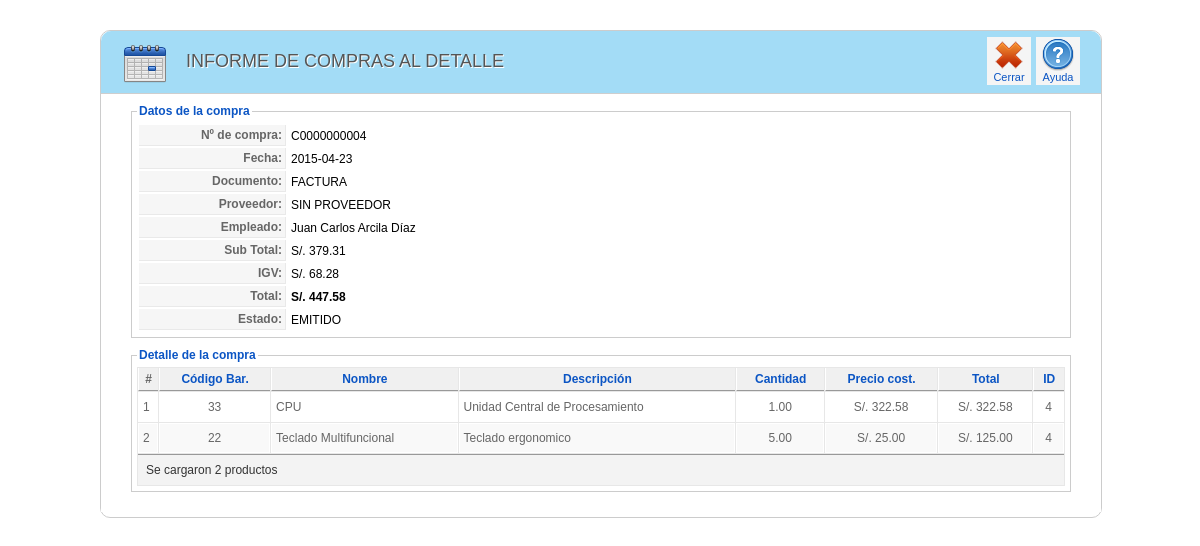
/reportes/reporte_compras/1_rpt_compraporfecha_detalle.php?idcompra=4 (signed in), run on the app's committed database.
### tables this page shows
CREATE TABLE IF NOT EXISTS `compra` (
  `IdCompra` int(11) NOT NULL AUTO_INCREMENT,
  `IdTipoDocumento` int(11) NOT NULL,
  `IdProveedor` int(11) NOT NULL,
  `IdEmpleado` int(11) NOT NULL,
  `Numero` varchar(20) DEFAULT NULL,
  `Fecha` date DEFAULT NULL,
  `SubTotal` decimal(8,2) DEFAULT NULL,
  `Igv` decimal(8,2) DEFAULT NULL,
  `Total` decimal(8,2) DEFAULT NULL,
  `Estado` varchar(30) DEFAULT NULL,
  PRIMARY KEY (`IdCompra`),
  KEY `fk_Compra_Proveedor1_idx` (`IdProveedor`),
  KEY `fk_Compra_Empleado1_idx` (`IdEmpleado`),
  KEY `fk_Compra_TipoDocumento1_idx` (`IdTipoDocumento`)
);

CREATE TABLE IF NOT EXISTS `tipodocumento` (
  `IdTipoDocumento` int(11) NOT NULL AUTO_INCREMENT,
  `Descripcion` varchar(80) NOT NULL,
  PRIMARY KEY (`IdTipoDocumento`)
);

CREATE TABLE IF NOT EXISTS `proveedor` (
  `IdProveedor` int(11) NOT NULL AUTO_INCREMENT,
  `Nombre` varchar(100) NOT NULL,
  `Ruc` varchar(11) DEFAULT NULL,
  `Dni` varchar(8) DEFAULT NULL,
  `Direccion` varchar(100) DEFAULT NULL,
  `Telefono` varchar(10) DEFAULT NULL,
  `Celular` varchar(15) DEFAULT NULL,
  `Email` varchar(80) DEFAULT NULL,
  `Cuenta1` varchar(50) DEFAULT NULL,
  `Cuenta2` varchar(50) DEFAULT NULL,
  `Estado` varchar(30) NOT NULL,
  `Obsv` text,
  PRIMARY KEY (`IdProveedor`)
);

CREATE TABLE IF NOT EXISTS `detallecompra` (
  `IdCompra` int(11) NOT NULL,
  `IdProducto` int(11) NOT NULL,
  `Cantidad` decimal(8,2) NOT NULL,
  `Precio` decimal(8,2) NOT NULL,
  `Total` decimal(8,2) NOT NULL,
  KEY `fk_DetalleCompra_Compra1_idx` (`IdCompra`),
  KEY `fk_DetalleCompra_Producto1_idx` (`IdProducto`)
);

CREATE TABLE IF NOT EXISTS `producto` (
  `IdProducto` int(11) NOT NULL AUTO_INCREMENT,
  `Codigo` varchar(50) DEFAULT NULL,
  `Nombre` varchar(100) NOT NULL,
  `Descripcion` text,
  `Stock` decimal(8,2) DEFAULT NULL,
  `StockMin` decimal(8,2) DEFAULT NULL,
  `PrecioCosto` decimal(8,2) DEFAULT NULL,
  `PrecioVenta` decimal(8,2) DEFAULT NULL,
  `Utilidad` decimal(8,2) DEFAULT NULL,
  `Estado` varchar(30) NOT NULL,
  `Imagen` varchar(100) DEFAULT NULL,
  `IdCategoria` int(11) NOT NULL,
  PRIMARY KEY (`IdProducto`),
  KEY `fk_Producto_Categoria_idx` (`IdCategoria`)
);

### clases/clsCompra.php (called while the page is built, shortened)
<?php
include_once("clsConexion.php");
class clsCompra{
function consultarCompraPorParametro($criterio,$busqueda){
   $con = new clsConexion;
   if($con->conectarse()==true){
     $query = "CALL SP_S_CompraPorParametro('$criterio','$busqueda')";
	 $result = @mysql_query($query);
	 if (!$result)
	   return false;
	 else
	   return $result;
   }
}
}
?>

### clases/clsConexion.php (called while the page is built, shortened)
<?php
class clsConexion{
	 function conectarse() {
		   return true;
	 }
}
?>

### clases/clsDetalleCompra.php (called while the page is built, shortened)
<?php
include_once("clsConexion.php");
class clsDetalleCompra{
 function consultarDetalleCompraPorParametro($criterio,$busqueda){
   $con = new clsConexion;
   if($con->conectarse()==true){
     $query = "CALL SP_S_DetalleCompraPorParametro('$criterio','$busqueda')";
	 $result = @mysql_query($query);
	 if (!$result)
	   return false;
	 else
	   return $result;
   }
 }
}
?>

### reportes/reporte_compras/1_rpt_compraporfecha_detalle.php (the view, shortened to what this page needs)
<html>
<head>
<link href="../../css/general.css" rel="stylesheet" type="text/css">
<link href="../../css/icon.css" rel="stylesheet" type="text/css">
</head>
<body>
<?php
    if(isset($_SESSION["usuario"])){
?>
<?php
include_once("../../clases/clsCompra.php");
$idcompra=$_GET['idcompra'];
$objCompra = new clsCompra;
$result=$objCompra->consultarCompraPorParametro('id',$idcompra);
while($row=@mysql_fetch_array($result)){
		$tipodoc=$row["TipoDocumento"];
		$proveedor=$row["Proveedor"];
		$empleado=$row["Empleado"];
		$numero=$row["Numero"];
		$fecha=$row["Fecha"];
		$subtotal=$row["SubTotal"];
		$igv=$row["Igv"];
		$total=$row["Total"];
		$estado=$row["Estado"];
}
?>
<div class="wrapper">
<div class="block">
    <div class="block_head">
    	<div class="imagen_head"><img src="../../img/header/rpt_compra.png" width="48" height="48"></div>
    	<div class="titulo_head">INFORME DE COMPRAS AL DETALLE</div>
 <div class="toolbar" id="toolbar">
            <table class="toolbar">
            	<tbody>
                	<tr>
                    <td>
                        <a href="1_rpt_compraporfecha.php" class="toolbar">
                        <span class="icon-32-cancelar" title="Cerrar">
                        </span>
                        Cerrar
                        </a>
                    </td>
                    <td>
                        <a href="#" class="toolbar">
                        <span class="icon-32-ayuda" title="Ayuda">
                        </span>
                        Ayuda
                        </a>
                    </td>
                    </tr>
            	</tbody>
            </table>
        </div>
    </div>
    <div class="block_content">
        <fieldset class="adminform">
        <legend>Datos de la compra</legend>
        <table class="admintable">
            <tr>
                <td width="100" class="key">Nº de compra:</td>
                <td><?php echo $numero?></td>
            </tr>
            <tr>
                <td class="key">Fecha:</td>
                <td><?php echo $fecha?></td>
            </tr>
            <tr>
                <td class="key">Documento:</td>
                <td><?php echo $tipodoc?></td>
            </tr>
            <tr>
                <td class="key">Proveedor:</td>
                <td><?php echo $proveedor?></td>
            </tr>
            <tr>
                <td class="key">Empleado:</td>
                <td><?php echo $empleado?></td>
            </tr>
            <tr>
                <td class="key">Sub Total:</td>
                <td><?php echo "S/. ".$subtotal?></td>
            </tr>
            <tr>
                <td class="key">IGV:</td>
                <td><?php echo "S/. ".$igv?></td>
            </tr>
            <tr>
                <td class="key">Total:</td>
                <td><?php echo "<b>S/. ".$total."</b>"?></td>
            </tr>
            <tr>
                <td class="key">Estado:</td>
                <td><?php echo $estado?></td>
            </tr>
        </table>
        </fieldset>
<fieldset class="adminform">
<legend>Detalle de la compra</legend>
<table class="adminlist" cellspacing="1">
<thead>
<tr>
	<th>#</th>
	<th><a href="#">Código Bar.</a></th>
   	<th><a href="#">Nombre</a></th>
   	<th><a href="#">Descripción</a></th>
	<th><a href="#">Cantidad</a></th>
	<th><a href="#">Precio cost.</a></th>
	<th><a href="#">Total</a></th>
	<th><a href="#">ID</a></th>
</tr>
</thead>
<tbody class="adminlist">
<?php
include_once("../../clases/clsDetalleCompra.php");
$objDetalle = new clsDetalleCompra;
$result_det=$objDetalle->consultarDetalleCompraPorParametro('id',$idcompra);
$c=0;
$i=0;
while($row=mysql_fetch_array($result_det)){
	$i=$i+1;
	if ($c==1){
	echo "<tr class='row1'>";
		$c=2;
	}else{
	    	echo "<tr class='row0'>";
		$c=1;
	}
	echo "<td width='10'>".$i."</td>";
	echo "<td align='center'>".$row['Codigo']."</td>";
	echo "<td>".$row['Nombre']."</td>";
	echo "<td>".$row['Descripcion']."</td>";
	echo "<td align='center'>".$row['Cantidad']."</td>";
	echo "<td align='center'>"."S/. ".$row['Precio']."</td>";
	echo "<td align='center'>"."S/. ".$row['Total']."</td>";
	echo "<td align='center'>".$row['IdCompra']."</td>";
	echo "</tr>";
}
?>
</tbody>
		<tfoot>
			<tr>
				<td colspan="13">
               <div align="left" style="padding:4px 0px 4px 4px;"><?php echo "Se cargaron ".$i." productos" ?></div>
                </td>
			</tr>
		</tfoot>
</table>
</fieldset>
</div>
</div>
</div>
<?php
    } else {
        header("Location:../../index.php");
    }
?>
</body>
</html>

### css/general.css (style rules this page uses)
body { margin: 10px; padding: 0; background-image: url(../img/fondo.png); background-repeat: repeat; padding-bottom: 1px; font-size: 11px; }
body, td, th { font-family: Arial, Helvetica, sans-serif; font-size:12px; }
a:link { color: #0B55C4; text-decoration: none; }
fieldset { margin-bottom: 10px; border: 1px #ccc solid; padding: 5px; text-align: left; }
legend { color: #0B55C4; font-size: 12px; font-weight: bold; }
fieldset.adminform { border: 1px solid #ccc; margin: 0 10px 10px 10px; }
table.adminlist { width: 100%; border-spacing: 1px; background-color: #e7e7e7; color: #666; font-size:12px; }
table.adminlist td, table.adminlist th { padding: 4px; }
table.adminlist thead th { text-align: center; background: #f0f0f0; color: #666; border-bottom: 1px solid #999; border-left: 1px solid #fff; }
table.adminlist tbody tr { background-color: #fff; text-align: left; }
table.adminlist tbody tr.row1 { background: #f9f9f9; border-top: 1px solid #fff; }
table.adminlist tbody tr td { height: 30px; background: #fff; border: 1px solid #fff; }
table.adminlist tbody tr.row1 td { background: #f9f9f9; border-top: 1px solid #FFF; }
table.adminlist tfoot tr { text-align: center; color: #333; }
table.adminlist tfoot td, table.adminlist tfoot th { background-color: #f3f3f3; border-top: 1px solid #999; text-align: center; }
table.admintable td { padding: 3px; }
table.admintable td.key, table.admintable td.paramlist_key { background-color: #f6f6f6; text-align: right; width: 140px; color: #666; font-weight: bold; font-size: 12px; border-bottom: 1px solid #e9e9e9; border-right: 1px solid #e9e9e9; }
.block { width:1000px; padding-bottom: 5px; margin-bottom: 25px; clear: both; border-radius: 10px; background-color:#fff; border: solid 1px #CCCCCC; }
.wrapper { width:1000px; margin:0 auto; padding-top: 20px; }
.block .block_content { overflow: hidden; background: #fff; width:960px; border-top: 1px solid #CECECE; padding: 10px 20px 10px; }
.block .block_head { height:62px; background-color: rgba(1, 159, 230, 0.36); -moz-border-radius: 10px 10px 0px 0px; -o-border-radius: 10px 10px 0px 0px; -webkit-border-radius: 10px 10px 0px 0px; -ms-border-radius: 10px 10px 0px 0px; overflow:visible; }
.block .titulo_head { height:25px; width:auto; float:left; font-family: "Titillium999", "Trebuchet MS", Arial, sans-serif; font-size: 18px; font-weight: normal; text-transform: uppercase; color: #555; text-shadow: 1px 1px 0 #fff; margin-left: 15px; padding-top:20px; }
.block .imagen_head { height:25px; width:50; float:left; margin-left: 20px; padding-top:10px; }
div.toolbar { float: right; text-align: right; padding: 0; margin-right: 20px; margin-top:5px; }
table.toolbar { border-collapse: collapse; padding: 0; margin: 0; }
table.toolbar td { padding: 1px 1px 1px 4px; text-align: center; color: #666; height: 48px; }
table.toolbar span { float: none; width: 32px; height: 32px; margin: 0 auto; display: block; }
table.toolbar a { display: block; float: left; background:#F5F5F5; white-space: nowrap; border: 1px solid #F5F5F5; padding: 1px 5px; cursor: pointer; font-size:11px; }

### data on the page
compra: Numero "C0000000004", Fecha "2015-04-23", IdTipoDocumento.Descripcion "FACTURA", IdProveedor.Nombre "SIN PROVEEDOR", SubTotal "379.31", Igv "68.28", Total "447.58", Estado "EMITIDO"
detallecompra: IdProducto.Codigo "33", IdProducto.Nombre "CPU", IdProducto.Descripcion "Unidad Central de Procesamiento", Cantidad "1.00", Precio "322.58", Total "322.58", IdCompra "4"
detallecompra: IdProducto.Codigo "22", IdProducto.Nombre "Teclado Multifuncional", IdProducto.Descripcion "Teclado ergonomico", Cantidad "5.00", Precio "25.00", Total "125.00", IdCompra "4"

### other printed values
$empleado "Juan Carlos Arcila Díaz"
$i "2"
